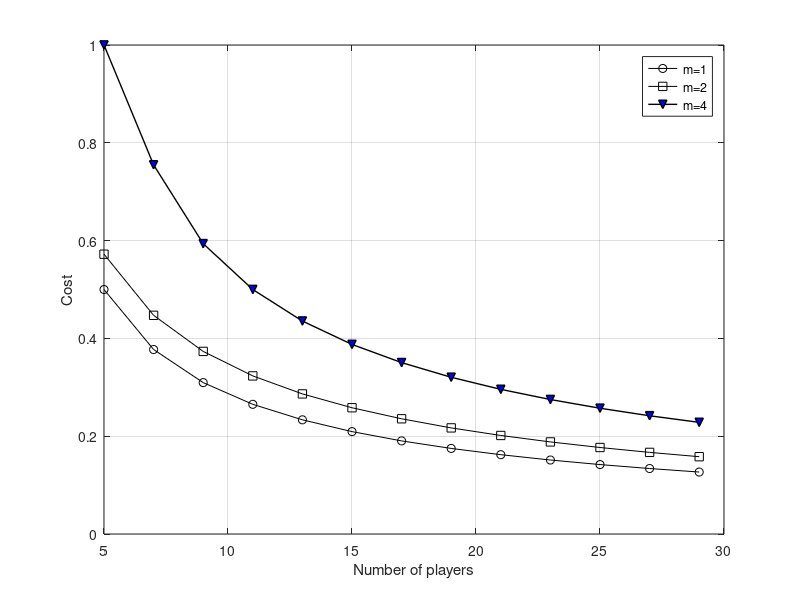

MATLAB code for this plot:
%%
clf; %clear figures
clc; %clear command windows history;
clear all;

%% 
currentFolder = 'E:\yzw_thesis\body';
main_dir_name = strcat(currentFolder,'\bayesian_figures\');
if(1~=isdir(main_dir_name))
    mkdir(main_dir_name);
end

file_name = 'bayesian_uniform_user_number_vs_contribute_probability';

%% avariable 
NA = 5:2:30; %user number
N = NA.' -1;
b = 1;  %benefit if contribution

c = zeros(length(N),1);   %cost of the contribution
Y =[];
%%
X = 0:0.0001:1;
x = X;
%% 
m = 1;
for k=1:length(N)
    y1 = 1- (1-binocdf(m,N(k)-1,x));
    diff = abs(y1 -x);
    minimum = min(diff);
    index = find(minimum==diff, 1, 'first');
    c(k) = x(index);
 end

%%
%% the number of players and cost
Y = [Y;c'];

m = 2;
for k=1:length(N)
    y1 = binocdf(m,N(k),x);
    diff = abs(y1 -x);
    minimum = min(diff);
    index = find(minimum==diff, 1, 'first');
    c(k) = x(index);
 end

%%
%% the number of players and cost
Y = [Y;c'];

m = 4;
for k=1:length(N)
    y1 = binocdf(m,N(k)-1,x);
    diff = abs(y1 -x);
    minimum = min(diff);
    index = find(minimum==diff, 1, 'first');
    c(k) = x(index);
 end

%%
%% the number of players and cost
Y = [Y;c'];


x = NA;
%% Plot the figure
plot(x,Y(1,:), '-ko',...
    x,Y(2,:), '-ks', ...
    x,Y(3,:), '-kv', 'LineWidth',1, 'MarkerSize',6, 'MarkerFace', 'b'...
    );
% axis([min(x) max(x) 0.4 0.6]);
legend('m=1', 'm=2', 'm=4');
xlabel('Number of players');
ylabel('Cost');
grid on;
figure(1);

h1 = figure(1);
% print(h1,'-dtiff','-r600',strcat(main_dir_name,file_name,'.tif'));
print(h1,'-deps',strcat(main_dir_name,file_name,'.eps'));
% print(h1,'-dpdf',strcat(main_dir_name,file_name,'.pdf'));
% saveTightFigure(h1, strcat(main_dir_name,file_name,'_tight','.pdf'));
